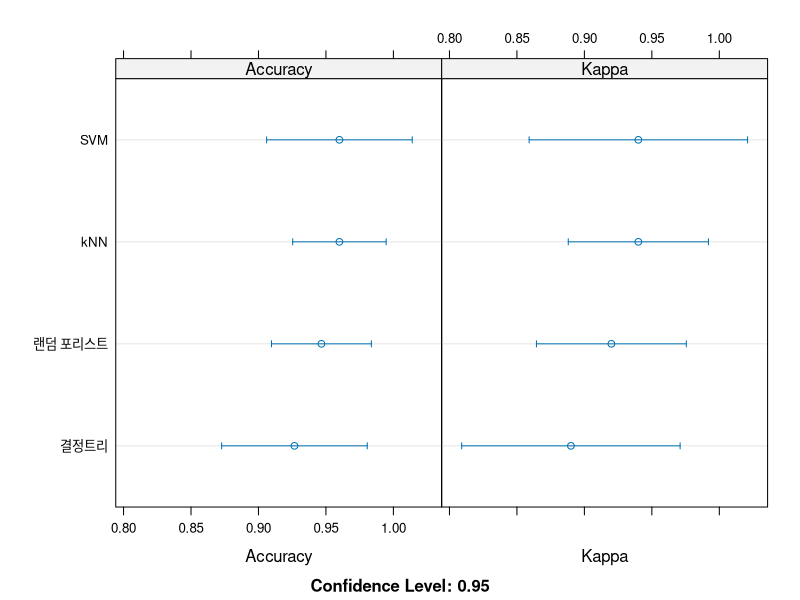
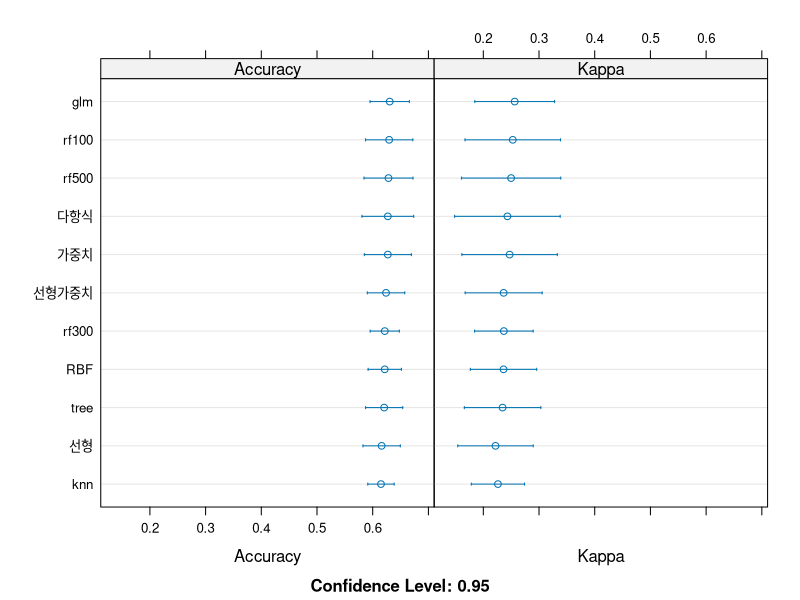
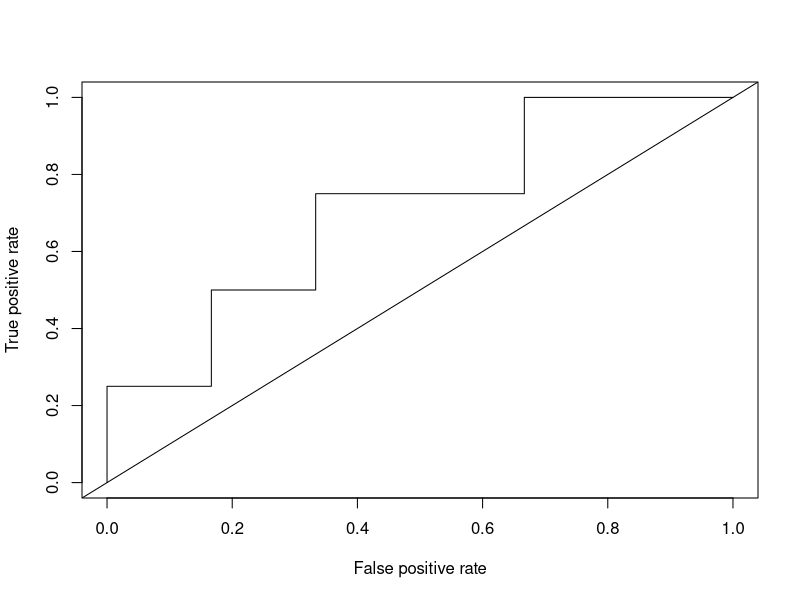

Reproduce these figures in R, in order.
#10. 모델의 성능 평가
#2.정확률
library(rpart)
library(randomForest)
library(caret)
#iris 데이터에 결정 트리와 랜덤 포리스트 
r = rpart(Species ~ ., data = iris)  #결정 트리 모델
f = randomForest(Species ~ ., data = iris, ntree = 3)  #랜덤 포리스트 모델
r_pred = predict(r, iris, type = 'class')
confusionMatrix(r_pred, iris$Species)
f_pred = predict(f, iris)
confusionMatrix(f_pred, iris$Species)  #결정 트리의 정확률은 144/150 = 96%이고 오류률은 6/150 = 4%이다.

#3.일반화 능력 측정
#2.테스트를 훈련 집합과 테스트 집합으로 나누기
n = nrow(iris)  #iris의 샘플의 개수
i = 1:n   #1, 2, 3, ..., n을 가진 리스트 i
train_list = sample(i, n*0.6)  #60%를 랜덤하게 샘플링
test_list = setdiff(i, train_list)  #나머지 40%
iris_train = iris[train_list, ]  #훈련 집합 추출
iris_test = iris[test_list, ]  #테스트 집합 함수
f = randomForest(Species ~ ., data = iris_train)  #훈련 집합으로 랜덤 포리스트 학습
p = predict(f, newdata = iris_test)
p
iris_test$Species  #정확률은 59/60 = 98.33%
#3.caret 라이브러리로 구현하기
library(caret)
train_list = createDataPartition(y = iris$Species, p = 0.6, list = FALSE)
iris_train = iris[train_list, ]
itis_test = iris[-train_list, ]
f = randomForest(Species ~ ., data = iris_train)  #훈련 집합으로 랜덤 포리스트 학습
p = predict(f, newdata = iris_test)  

#4.교차 검증
#1.반복문으로 구현하기
library(caret)
data = iris[sample(nrow(iris)), ]  #iris 데이터의 순서를 섞는다.
k = 5
q = nrow(data)/k  #k개로 등분했을 때 부분 집합의 크기
l = 1:nrow(data)
accuracy = 0
for (i in 1:k) {
  test_list = ((i - 1)* q + 1) : (i*q)  #i번째를 테스트 집합으로 설정
  testData = data[test_list, ]
  train_list = setdiff(l, test_list)  #나머지를 훈련 집합으로 설정
  trainData = data[train_list, ]
  f = train(Species ~ ., data = trainData, method = 'rf')  #모델 학습(랜덤 포리스트)
  p = predict(f, newdata = testData)
  t = table(p, testData$Species)
  accuracy = accuracy + (t[1, 1] + t[2, 2] + t[3, 3])/length(test_list)  #정확률 측정&누적
}  
(average_accuracy = accuracy/k)  #평균 정확률(0.9466667)
#caret 라이브러리로 구현하기
control = trainControl(method = 'cv', number = 5)
f = train(Species ~ ., data = iris, method = 'rf', metrice = 'Accuracy', trControl = control)
confusionMatrix(f)  #정확률(0.9467)

#5.모델 선택
#1.4기본모델 선택하기: iris 데이터 예
#iris 데이터에 대해 5-겹 교차 검증을 결정 트리, 랜덤 포리스트, SVM, k-NN의 4개 모델 적용
control = trainControl(method = 'cv', number = 5)
r = train(Species ~ ., data = iris, method = 'rpart', metric = 'Accuracy', trControl = control)
f = train(Species ~ ., data = iris, method = 'rf', metric = 'Accuracy', trControl = control)
s = train(Species ~ ., data = iris, method = 'svmRadial', metric = 'Accuracy', trControl = control)
k = train(Species ~ ., data = iris, method = 'knn', metric = 'Accuracy', trControl = control)
resamp = resamples(list('결정트리' = r, '랜덤 포리스트' = f, 'SVM' = s, 'kNN' = k))
summary(resamp)
sort(resamp, decteasing = TRUE)
dotplot(resamp)  #resamples와 dotplot 함수를 이용해 모델의 성능을 시각화
#2.모델 선택하고 하이퍼 매개변수 최적화하기: colon 데이터
library(survival)
clean_colon = na.omit(colon)
clean_colon = clean_colon[c(TRUE, FALSE), ]
clean_colon$status = factor(clean_colon$status)
control = trainControl(method = 'cv', number = 10)
formula = status ~ rx + sex + age + obstruct + perfor + adhere + nodes + differ + extent + surg + node4
L = train(formula, data = clean_colon, method = 'svmLinear', metric = 'Accuray', trControl = control)
LW = train(formula, data = clean_colon, method = 'svmLinearWeights', metric = 'Accuray', trControl = control)
P = train(formula, data = clean_colon, method = 'svmPoly', metric = 'Accuray', trControl = control)
R = train(formula, data = clean_colon, method = 'svmRadial', metric = 'Accuray', trControl = control)
RW = train(formula, data = clean_colon, method = 'svmRadialWeights', metric = 'Accuray', trControl = control)
f100 = train(formula, data = clean_colon, method = 'rf', ntree = 100, metric = 'Accuray', trControl = control)
f300 = train(formula, data = clean_colon, method = 'rf', ntree = 300, metric = 'Accuray', trControl = control)
f500 = train(formula, data = clean_colon, method = 'rf', ntree = 500, metric = 'Accuray', trControl = control)
r = train(formula, data = clean_colon, method = 'rpart', metric = 'Accuray', trControl = control)
k = train(formula, data = clean_colon, method = 'knn', metric = 'Accuray', trControl = control)
g = train(formula, data = clean_colon, method = 'glm', metric = 'Accuray', trControl = control)
resamp = resamples(list('선형' = L, '선형가중치' = LW, '다항식' = P, 'RBF' = R, '가중치' = RW, 'rf100' = f100,
                        'rf300' = f300, 'rf500' = f500, 'tree' = r, 'knn' = k, 'glm' = g))
summary(resamp)
sort(resamp, decreasing = TRUE)
dotplot(resamp)  #resamples와 dotplot을 이용한 모델의 성능 시각화

#7.ROC 곡선과 AUC
#2.prediction과 performance 함수
library(ROCR)
#정답을 labels 변수에
#모델을 출력한 값을 predictions에
#prediction 함수의 첫 번째 매개변수에 예측값, 두 번째 매개변수에 정답을 주었는데 표와 유사한 정보가 추출되고 변수 p에 저장
#performance 함수는 표와 유사한 정보를 추출하여 변수 roc에 저장하고 measure옵션은 세로축 x.measure 가로축에 해당
#plot함수는 ROC곡선을 그려주고 abline 함수는 대각선을 표시해준다
#AUC를 계산하려면 performance 함수의 measure옵션을 'auc'로 설정하면 AUC의 계산 결과는 0.708333임을 알 수 있음

labels = c(0, 0, 1, 0, 1, 1, 0, 0, 0, 1)
predictions = c(0.26, 0.81, 0.73, 0.11, 0.20, 0.48, 0.23, 0.11, 0.61, 0.99)
p = prediction(predictions, labels)  
roc = performance(p, measure = 'tpr', x.measure = 'fpr')
plot(roc)  
abline(a = 0, b = 1)
auc = performance(p, measure = 'auc')
auc@y.values
